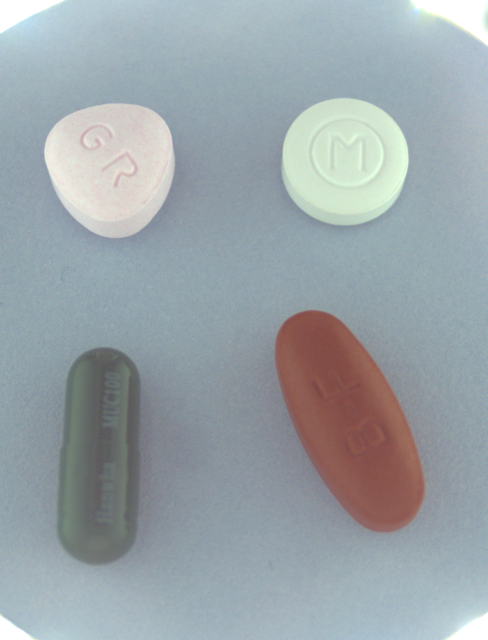
#> input picture additional_training_data/train_images/K-000250-000573-002483-006192_0_2_0_2_70_000_200.png, 976 x 1280 px, given in place of K-001900-010224-016551-031705_0_2_0_2_70_000_200.png, which was not available (shown at 1/2 size)
$ jupyter execute --allow-errors image_cut_and_classifiy.ipynb   (text cells are left out)
#> lines starting #> are read from the running program, lines starting #| are printed output that depends on the picture; pictures that were not available may be replaced by others from this repository, and a replacement may not be noted
[cell 1]
import os
import shutil
import json
import cv2
import numpy as np
from PIL import Image
import matplotlib.pyplot as plt
import operator
import pandas as pd
import copy

[cell 2]
def PIL2OpenCV(pil_image):
    numpy_image= np.array(pil_image)
    opencv_image = cv2.cvtColor(numpy_image, cv2.COLOR_RGB2BGR)
    return opencv_image

# [4 lines left out: function OpenCV2PIL, not called in this run]

[cell 3]
def contour_center(cnt):
    M = cv2.moments(cnt)
    if M["m00"] == 0:
        return None
    cx = int(M["m10"] / M["m00"])
    cy = int(M["m01"] / M["m00"])
    return (cx, cy)

[cell 4]
def sort_contours_TL_TR_BL_BR(contours, median_y):
    centers = [(contour_center(c), c) for c in contours]
    centers = [c for c in centers if c[0] is not None]

    # 1) y 기준 전체 정렬
    centers.sort(key=lambda x: x[0][1])

    # 2) 상단/하단 분리
    ys = [c[0][1] for c in centers]

    top = [c for c in centers if c[0][1] <= median_y]
    bottom = [c for c in centers if c[0][1] > median_y]

    # 3) 상단은 x 오름차순 → TL, TR
    top.sort(key=lambda x: x[0][0])

    bottom.sort(key=lambda x: x[0][0])

    sorted_contours = [c[1] for c in top + bottom]
    return sorted_contours

[cell 5]
def bbox_from_image(images_path='./ai06-level1-project/train_output',annotations_path='./ai06-level1-project/train_annotations'):
    images=sorted(os.listdir(images_path))
    annotations=sorted(os.listdir(annotations_path))

    os.makedirs('./cropped_images',exist_ok=True)

    count=0
    for image in images:
        count+=1
        print(count)
        # 알약 조합은 이름에서 확장자 및 이미지 정보를 제거한 것과 같다.
        name=image[:-23]

        # 만약 annotation에 해당 알약 조합의 정보가 없다면, 폴더를 만들어준다.
        if not os.path.isdir(os.path.join(annotations_path,name+"_json")):
            os.makedirs(os.path.join(annotations_path,name+"_json"))

        # 이미지 파일을 불러온다.
        image_file=Image.open(os.path.join(images_path,image))

        # 이미지 파일을 cv 파일로, 배경을 유지하여 만들어준다.
        image_cv=cv2.cvtColor(np.array(image_file), cv2.COLOR_RGBA2BGRA)

        # 이미지 파일을 cv 파일로, 배경을 지워서 만들어준다.
        image_file=PIL2OpenCV(image_file.convert("RGB"))

        # 이미지 파일 원본의 크기를 구한다.
        H,W,C=image_file.shape

        # 이미지 파일에 변형을 가할 파일을 만들어준다.
        conv_file=np.zeros_like(image_file)

        # 각 칸에 대해, 배경에 해당하면 흰색, 아니면 검은 색으로 만들어준다.
        conv_file[(image_file==[130,130,130]).all(axis=2)]=255

        # 흑백 반전을 취한다. (openCV의 마스크는 흑색이 배경, 백색을 객체로 인식함)
        conv_file=cv2.bitwise_not(conv_file)

        # 흑백 이미지(단일 채널)로 만들어준다.
        conv_file=cv2.cvtColor(conv_file, cv2.COLOR_BGR2GRAY)

        # 객체들의 경계선을 구한다.
        contours, _ = cv2.findContours(conv_file,cv2.RETR_EXTERNAL,cv2.CHAIN_APPROX_SIMPLE)

        contours=sort_contours_TL_TR_BL_BR(contours,(H//2))

        # bbox들을 구한다.
        with open(os.path.join(annotations_path,name+'_json',image[:-4]+'_bbox.txt'),'w') as f:
            f.write('value order: x, y, w, h\n')
            idx=1
            for cnt in contours:
                x, y, w, h = cv2.boundingRect(cnt)
                if w<50 or h<50:
                    continue
                cv2.rectangle(image_cv, (x,y), (x+w,y+h), (0, 256, 0), 2)
                f.write(f'image{idx}: {x},{y},{w},{h}\n')
                idx+=1

#> (the rest of this cell did not finish here and is left out)

[cell 6]
def image_crop_with_bbox(annotation_root='./ai06-level1-project/train_annotations',image_root='./ai06-level1-project/train_output',crop_path='./cropped_images/'):
    # 각 이미지 정보 폴더를 순회한다.

    annotations=sorted(os.listdir(annotation_root))

    os.makedirs(crop_path, exist_ok=True)

    cnt=0

    for annotation in annotations:
        # txt 파일들 목록을 불러온다.
        image_info=copy.deepcopy([entry.name for entry in os.scandir(os.path.join(annotation_root,annotation)) if entry.is_file() and entry.name.endswith(".txt")])

        # 이미지 하나에 대한 txt 파일마다
        for sub_info in image_info:
            if 'bbox' not in sub_info:
                continue
            print(cnt+1)
            cnt+=1

            image_name=sub_info[:-4]
            # 이미지 이름은 sub_info에서 마지막 확장자를 지운 것과 같다.
            image=Image.open(os.path.join(image_root,image_name[:-5]+'.png'))

            # 이미지 파일을 cv 파일로, 배경을 유지하여 만들어준다.
            image_cv=cv2.cvtColor(np.array(image), cv2.COLOR_RGBA2BGRA)

            # 이미지 파일을 cv 파일로, 배경을 지워서 만들어준다.
            image_file=PIL2OpenCV(image.convert("RGB"))

            # 이미지 파일 원본의 크기를 구한다.
            H,W,C=image_file.shape

            with open(os.path.join(annotation_root,annotation,sub_info),'r') as f:
                f.readline()
                # 이미지의 높이, 너비 정보를 얻는다.
                parts=f.readlines()

                # 각 세부 이미지마다
                for part in parts:
                    part=part.strip().split()
                    # id와 좌표를 얻는다.
                    part_id=part[0][5:-1]
                    x,y,w,h=map(int,part[1].split(','))
                    #cv2.rectangle(image_cv, (x,y), (x+w,y+h), (0, 256, 0), 2)
                    # 배경을 유지한 이미지에서 세부 이미지를 잘라낸다.
                    img=image_cv[y:y+h,x:x+w]
                    img=Image.fromarray(cv2.cvtColor(img, cv2.COLOR_BGRA2RGBA))

                    # 크기 640x640의 투명 배경인 빈 이미지를 만든다.
                    canvas_size = (640,640)
                    canvas = Image.new("RGBA", canvas_size, (0,0,0,0))
                    x_=(640-w)//2
                    y_=(640-h)//2
                    canvas.paste(img,(x_,y_),img)
                    canvas.save(os.path.join(crop_path,image_name[:-4]+part_id+'.png'))
            '''fig, ax = plt.subplots(1, figsize=(12,9))
            plt.imshow(img)
            plt.show()'''

image_crop_with_bbox(annotation_root='./ai06-level1-project/train_annotations',image_root='./ai06-level1-project/train_output',crop_path='./cropped_images/')

[cell 7]
image_root='./ai06-level1-project/train_output'
image_name='K-001900-010224-016551-031705_0_2_0_2_70_000_200'
image=Image.open(os.path.join(image_root,image_name+'.png'))
#> image is the input picture: PIL image 976x1280 RGB; mean R, G, B 154.8, 164.2, 169.1
image_cv=cv2.cvtColor(np.array(image), cv2.COLOR_RGBA2BGR)
pt1 = (154, 145)
pt2 = (368, 535)
cv2.rectangle(image_cv, pt1, pt2, (0, 256, 0), 2)
pt3 = (597, 144)
pt4 = (828, 573)
cv2.rectangle(image_cv, pt3, pt4, (0, 256, 0), 2)
pt5 = (185, 771)
pt6 = (379, 1154)
cv2.rectangle(image_cv, pt5, pt6, (0, 256, 0), 2)
pt7 = (657, 866)
pt8 = (846, 1010)
cv2.rectangle(image_cv, pt7, pt8, (0, 256, 0), 2)
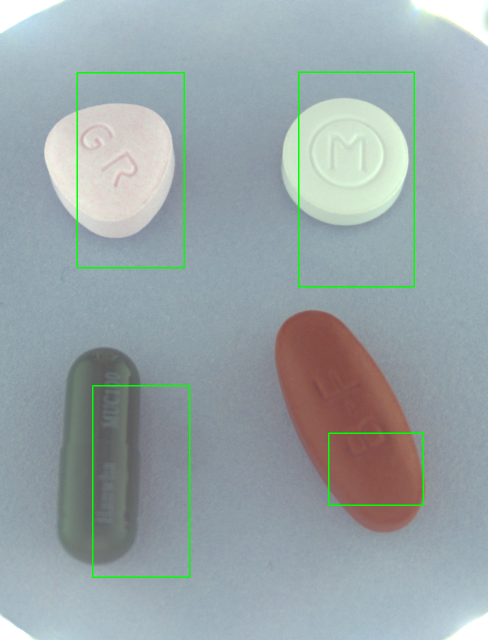
#> image_cv: shape (1280, 976, 3) (shown at 1/2 size); mean B, G, R 167.4, 165.3, 153.2

fig, ax = plt.subplots(1, figsize=(12,9))
plt.imshow(cv2.cvtColor(image_cv, cv2.COLOR_RGB2BGR))
plt.show()

[cell 8]
# 잘린 이미지들이 위치한 폴더
image_root='./cropped_images'
class_id=0
labelling_map={}
class_count={}
count=0
# 라벨링 파일
with open('./label_mapping.txt','r') as f:
    # 첫 줄 무시
#> (reads label_mapping.txt from the repository)
    f.readline()
    lines=f.readlines()
    for line in lines:
        print(count+1)
        count+=1
        # 이름과 라벨 사이에는 탭으로 구분했습니다.
        line=list(line.strip().split('\t'))
        # 라벨이 있다면 class_id를 갱신
        if len(line)==2:
            class_id=int(line[1])
            class_count[str(class_id)]=0
        # 현재 이미지의 라벨은 현재 class_id
        labelling_map[line[0]]=class_id
        class_count[str(class_id)]+=1
        # 현재 class_id에 해당하는 폴더가 없으면 생성
        os.makedirs(os.path.join('pill_images',str(class_id)),exist_ok=True)
        # 이미지를 해당 폴더로 복사
        os.system(f'cp {image_root}/{line[0]}.png ./pill_images/{str(class_id)}/{line[0]}.png')

[cell 9]
print(len(class_count.keys()))

[cell 10]
images=os.listdir(image_root)
for image in images:
    if image[:-4] not in labelling_map.keys():
        print(image[:-4])

[cell 11]
class_count_df=pd.DataFrame.from_dict(data=class_count,orient='index')
class_count_df.plot(kind='bar')
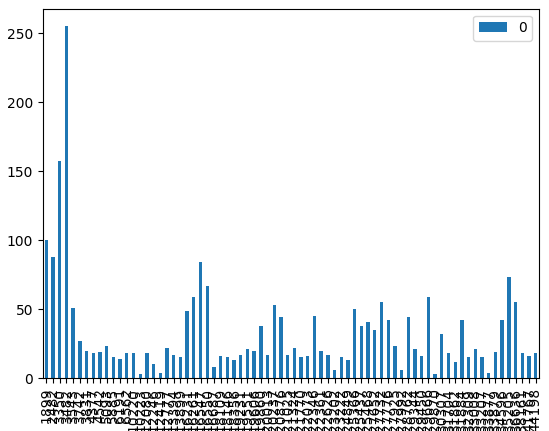
#> figure drawn by matplotlib, 1 panel; tallest bar 255 high, from x = 2.75 to 3.25

[cell 12]
cat_id_to_name={
    1899: "보령부스파정 5mg",
    2482: "뮤테란캡슐 100mg",
    3350: "일양하이트린정 2mg",
    3482: "기넥신에프정(은행엽엑스)(수출용)",
    3543: "무코스타정(레바미피드)(비매품)",
    3742: "알드린정",
    3831: "뉴로메드정(옥시라세탐)",
    4377: "타이레놀정500mg",
    4542: "에어탈정(아세클로페낙)",
    5093: "삼남건조수산화알루미늄겔정",
    5885: "타이레놀이알서방정(아세트아미노펜)(수출용)",
    6191: "삐콤씨에프정 618.6mg/병",
    6562: "조인스정 200mg",
    10220: "쎄로켈정 100mg",
    10223: "넥시움정 40mg",
    12080: "리렉스펜정 300mg/PTP",
    12246: "아빌리파이정 10mg",
    12419: "자이프렉사정 2.5mg",
    12777: "다보타민큐정 10mg/병",
    13394: "써스펜8시간이알서방정 650mg",
    13899: "에빅사정(메만틴염산염)(비매품)",
    16231: "리피토정 20mg",
    16261: "크레스토정 20mg",
    16547: "가바토파정 100mg",
    16550: "동아가바펜틴정 800mg",
    16687: "오마코연질캡슐(오메가-3-산에틸에스테르90)",
    18109: "란스톤엘에프디티정 30mg",
    18146: "리리카캡슐 150mg",
    18356: "종근당글리아티린연질캡슐(콜린알포세레이트)",
    19231: "콜리네이트연질캡슐 400mg",
    19551: "트루비타정 60mg/병",
    19606: "스토가정 10mg",
    19860: "노바스크정 5mg",
    20013: "마도파정",
    20237: "플라빅스정 75mg",
    20876: "엑스포지정 5/160mg",
    21025: "펠루비정(펠루비프로펜)",
    21324: "아토르바정 10mg",
    21770: "라비에트정 20mg",
    22073: "리피로우정 20mg",
    22346: "자누비아정 50mg",
    22361: "맥시부펜이알정 300mg",
    22626: "메가파워정 90mg/병",
    23202: "쿠에타핀정 25mg",
    23222: "비타비백정 100mg/병",
    24849: "놀텍정 10mg",
    25366: "자누메트정 50/850mg",
    25437: "큐시드정 31.5mg/PTP",
    25468: "아모잘탄정 5/100mg",
    27652: "세비카정 10/40mg",
    27732: "트윈스타정 40/5mg",
    27776: "카나브정 60mg",
    27925: "울트라셋이알서방정",
    27992: "졸로푸트정 100mg",
    28762: "트라젠타정(리나글립틴)",
    29344: "비모보정 500/20mg",
    29450: "레일라정",
    29666: "리바로정 4mg",
    29870: "렉사프로정 15mg",
    30307: "트라젠타듀오정 2.5/850mg",
    31704: "낙소졸정 500/20mg",
    31862: "아질렉트정(라사길린메실산염)",
    31884: "자누메트엑스알서방정 100/1000mg",
    32309: "글리아타민연질캡슐",
    33008: "신바로정",
    33207: "에스원엠프정 20mg",
    33877: "브린텔릭스정 20mg",
    33879: "글리틴정(콜린알포세레이트)",
    34596: "제미메트서방정 50/1000mg",
    35205: "아토젯정 10/40mg",
    36636: "로수젯정10/5밀리그램",
    38161: "로수바미브정 10/20mg",
    41767: "카발린캡슐 25mg",
    44198: "케이캡정 50mg"
}

[cell 13]
# [34 lines left out: function parse_bbox_txt, not called in this run]

[cell 14]
def bbox_to_json(images_root='./ai06-level1-project/train_output',annotations_root='./ai06-level1-project/train_annotations'):
    pill_sets=os.listdir(annotations_root)
    annotation_id=1
    image_id=1
    cnt=0
    for pill_set in pill_sets:
        pill_set_path = os.path.join(annotations_root, pill_set)

        # *_bbox.txt 파일만 가져오기
        bbox_files = [f for f in os.listdir(pill_set_path) if f.endswith("_bbox.txt")]

        if len(bbox_files) == 0:
            continue

        new_json_dir = os.path.join(pill_set_path)

        # 각 이미지에 대해서
        for bbox_file in bbox_files:
            txt_path = os.path.join(pill_set_path, bbox_file)
            base_name = bbox_file[:-9]
            image_file_name = base_name + ".png"
            json_filename = base_name + ".json"
            json_path = os.path.join(new_json_dir, json_filename)

            # 이미지 크기를 구하기 위해 호출
            image=Image.open(os.path.join(images_root,image_file_name))
            W,H=image.size

            annotations,categories, a_id=parse_bbox_txt(txt_path,annotation_id,image_id,image_file_name)
            annotation_id=a_id

            coco_dict = {
                "images": [
                    {
                        "id": image_id,
                        "file_name": image_file_name,
                        "height": H,
                        "width": W
                    }
                ],
                "annotations": annotations,
                "categories": categories
            }

            image_id+=1
            with open(json_path, "w", encoding="utf-8") as f:
                json.dump(coco_dict, f, ensure_ascii=False, indent=4)

            cnt += 1
            print(cnt)

bbox_to_json(annotations_root='./ai06-level1-project/train_annotations')

[cell 15]
additional_image_root='./additional_training_data/train_images'
folders=sorted(os.listdir(additional_image_root))

class_list=class_count.keys()

cond=False
for folder in folders:
    folder_path=os.path.join(additional_image_root,folder)
    if not os.path.isdir(folder_path):
        continue
    # 각 annotation 조합에 대해, 알약 목록을 구한다.
    pills=list(map(int,folder[2:].split('-')))

    # 이미지의 알약 중 하나라도 train_dataset에 있다면
    if any([str(pill-1) in class_list for pill in pills]):
        # 해당 폴더의 각 이미지에 대해서
        images=os.listdir(folder_path)
        for image in images:
            # 이미지 경로를 구한다.
            image_path=os.path.join(folder_path,image)
            # index 이미지는 지운다.
            if 'index' not in str(image_path):
                shutil.move(image_path, os.path.join(additional_image_root, image))
    # 폴더 및 폴더에 남은 이미지들은 지운다.
    os.system(f'rm -rf {folder_path}')

[cell 16]
bbox_from_image(images_path='./additional_training_data/train_cleaned',annotations_path='./additional_training_data/train_annotations')
#> call 2 of bbox_from_image, with images_path = './additional_training_data/train_cleaned'
#> after the loop in bbox_from_image (call 2), `for cnt in contours:`:
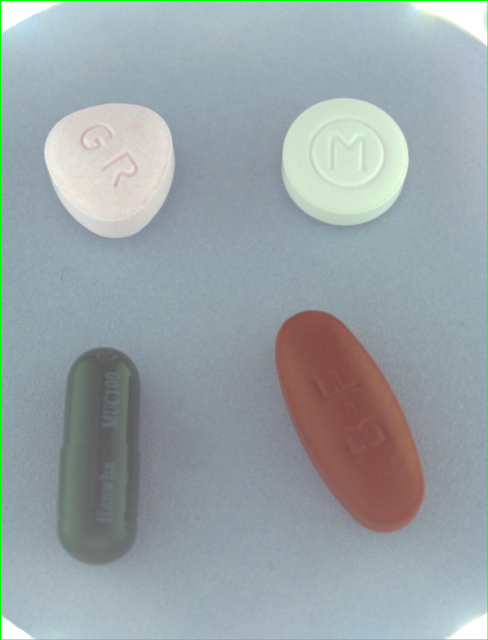
#> image_cv: shape (1280, 976, 4) (shown at 1/2 size); mean B, G, R, A 168, 164.6, 153.8, 253.6
#> after the loop in bbox_from_image (call 2), `for cnt in contours:`: idx = 2

[cell 17]
image_crop_with_bbox(annotation_root='./additional_training_data/train_annotations',image_root='./additional_training_data/train_cleaned',crop_path='./additional_cropped_images/')

[cell 18]
import numpy as np
import torch
import torchvision.transforms.v2 as T

#> (the rest of this cell did not finish here and is left out)

#> (a cell that did not finish here is left out)

[cell 20]
# [8 lines left out: function get_embedding, not called in this run]

[cell 21]
base_dir = "./base_data"
dist='./additional_pill_images'
if not os.path.isdir(dist):
    os.makedirs(dist)
if not os.path.isdir(base_dir):
    os.makedirs(base_dir)
for c in class_count.keys():
    os.makedirs(os.path.join(base_dir, c), exist_ok=True)
    os.makedirs(os.path.join(dist, c), exist_ok=True)

[cell 22]
class_embeddings = {}

for cls in os.listdir(base_dir):
    cls_dir = os.path.join(base_dir, cls)
    feats = []
    for img in os.listdir(cls_dir):
        path = os.path.join(cls_dir, img)
        feats.append(get_embedding(path))
    class_embeddings[cls] = np.mean(feats, axis=0)

[cell 23]
from sklearn.metrics.pairwise import cosine_similarity

# [20 lines left out: function classify, not called in this run]

[cell 24]
for cls, proto in class_embeddings.items():
    if np.isnan(proto).any():
        print("NaN in class prototype:", cls)

[cell 25]
need_predict='./additional_cropped_images'
dist='./additional_pill_images'
images=os.listdir(need_predict)
not_found=[]
cnt=0
class_list=class_count.keys()
for image in images:
    print(cnt+1)
    cnt+=1
    # print(image)
    classes=list(map(int,image[2:-25].split('-')))
    classes=[str(c-1) for c in classes if str(c-1) in class_list]
    image_path=os.path.join(need_predict,image)
    label, scores = classify(image_path,classes)

    # print("Predicted:", label)
    # print(scores)
    if scores[label]>0.9:
        shutil.copy(image_path, os.path.join(dist, label, image))
    else:
        not_found.append(image)
    #print(scores)

[cell 26]
# 잘린 이미지들이 위치한 폴더
image_root='./additional_cropped_images'
class_id=0
labelling_map={}
class_count={}
count=0
# 라벨링 파일
with open('./additional_label_mapping.txt','r') as f:
    # 첫 줄 무시
#> (reads additional_label_mapping.txt from the repository)
    f.readline()
    lines=f.readlines()
    for line in lines:
        print(count+1)
        count+=1
        # 이름과 라벨 사이에는 탭으로 구분했습니다.
        line=list(line.strip().split('\t'))
        # 라벨이 있다면 class_id를 갱신
        if len(line)==2:
            class_id=int(line[1])
            class_count[str(class_id)]=0
        # 현재 이미지의 라벨은 현재 class_id
        labelling_map[line[0]]=class_id
        class_count[str(class_id)]+=1
        # 현재 class_id에 해당하는 폴더가 없으면 생성
        os.makedirs(os.path.join('additional_pill_images',str(class_id)),exist_ok=True)
        # 이미지를 해당 폴더로 복사
        os.system(f'cp {image_root}/{line[0]}.png ./additional_pill_images/{str(class_id)}/{line[0]}.png')
